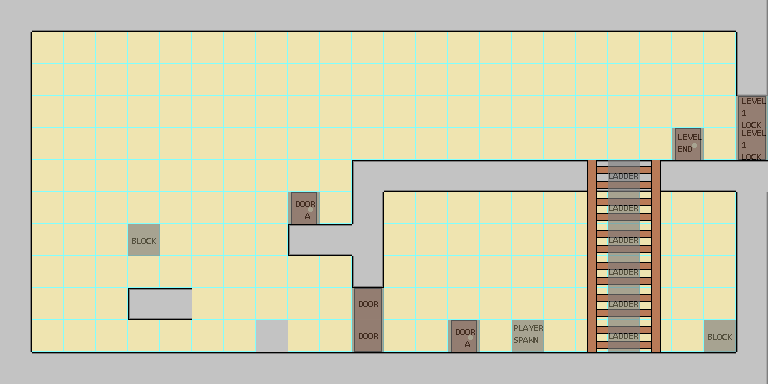

Tiled map render using the project's own tile images. Description and the map definition, with tile-layer contents summarised, below:
An orthogonal 24x12 tile map with 32x32 px tiles, 4 tile layers (background, floor, foreground, event).

<map version="1.0" orientation="orthogonal" width="24" height="12" tilewidth="32" tileheight="32">
 <properties>
  <property name="height" value="12" />
  <property name="name" value="test" />
  <property name="width" value="24" />
 </properties>
 <tileset firstgid="1" name="tiles" tilewidth="32" tileheight="32">
  <image source="../images/tiles.png" trans="ffffff" width="192" height="192" />
  <tile id="0">
   <properties>
    <property name="group" value="wall" />
    <property name="name" value="wall_left" />
    <property name="passable" value="false" />
    <property name="x" value="0" />
    <property name="y" value="0" />
   </properties>
  </tile>
  <tile id="1">
   <properties>
    <property name="group" value="wall" />
    <property name="name" value="wall_floor" />
    <property name="passable" value="false" />
    <property name="x" value="1" />
    <property name="y" value="0" />
   </properties>
  </tile>
  <tile id="2">
   <properties>
    <property name="group" value="wall" />
    <property name="name" value="wall_right" />
    <property name="passable" value="false" />
    <property name="x" value="2" />
    <property name="y" value="0" />
   </properties>
  </tile>
  <tile id="3">
   <properties>
    <property name="group" value="door" />
    <property name="name" value="door_base" />
    <property name="passable" value="false" />
    <property name="x" value="3" />
    <property name="y" value="0" />
   </properties>
  </tile>
  <tile id="4">
   <properties>
    <property name="group" value="door" />
    <property name="name" value="door_top" />
    <property name="passable" value="false" />
    <property name="x" value="4" />
    <property name="y" value="0" />
   </properties>
  </tile>
  <tile id="5">
   <properties>
    <property name="group" value="door" />
    <property name="name" value="door_mid" />
    <property name="passable" value="false" />
    <property name="x" value="5" />
    <property name="y" value="0" />
   </properties>
  </tile>
  <tile id="6">
   <properties>
    <property name="group" value="wall" />
    <property name="name" value="wall_floor_roof" />
    <property name="passable" value="false" />
    <property name="x" value="0" />
    <property name="y" value="1" />
   </properties>
  </tile>
  <tile id="7">
   <properties>
    <property name="group" value="wall" />
    <property name="name" value="wall_right_left" />
    <property name="passable" value="false" />
    <property name="x" value="1" />
    <property name="y" value="1" />
   </properties>
  </tile>
  <tile id="8">
   <properties>
    <property name="group" value="wall" />
    <property name="name" value="wall_roof" />
    <property name="passable" value="false" />
    <property name="x" value="2" />
    <property name="y" value="1" />
   </properties>
  </tile>
  <tile id="9">
   <properties>
    <property name="group" value="empty" />
    <property name="name" value="ladder_left" />
    <property name="passable" value="true" />
    <property name="x" value="3" />
    <property name="y" value="1" />
   </properties>
  </tile>
  <tile id="10">
   <properties>
    <property name="group" value="ladder" />
    <property name="name" value="ladder_mid" />
    <property name="passable" value="true" />
    <property name="x" value="4" />
    <property name="y" value="1" />
   </properties>
  </tile>
  <tile id="11">
   <properties>
    <property name="group" value="empty" />
    <property name="name" value="ladder_right" />
    <property name="passable" value="true" />
    <property name="x" value="5" />
    <property name="y" value="1" />
   </properties>
  </tile>
  <tile id="12">
   <properties>
    <property name="group" value="wall" />
    <property name="name" value="wall_bottom_end" />
    <property name="passable" value="false" />
    <property name="x" value="0" />
    <property name="y" value="2" />
   </properties>
  </tile>
  <tile id="13">
   <properties>
    <property name="group" value="background" />
    <property name="name" value="background" />
    <property name="passable" value="true" />
    <property name="x" value="1" />
    <property name="y" value="2" />
   </properties>
  </tile>
  <tile id="14">
   <properties>
    <property name="group" value="wall" />
    <property name="name" value="wall" />
    <property name="passable" value="false" />
    <property name="x" value="2" />
    <property name="y" value="2" />
   </properties>
  </tile>
  <tile id="15">
   <properties>
    <property name="group" value="wall" />
    <property name="name" value="wall_floor_left" />
    <property name="passable" value="false" />
    <property name="x" value="3" />
    <property name="y" value="2" />
   </properties>
  </tile>
  <tile id="16">
   <properties>
    <property name="group" value="wall" />
    <property name="name" value="wall_left_end" />
    <property name="passable" value="false" />
    <property name="x" value="4" />
    <property name="y" value="2" />
   </properties>
  </tile>
  <tile id="20">
   <properties>
    <property name="event" value="ladder" />
   </properties>
  </tile>
  <tile id="21">
   <properties>
    <property name="event" value="door" />
   </properties>
  </tile>
  <tile id="22">
   <properties>
    <property name="event" value="doorA" />
   </properties>
  </tile>
  <tile id="23">
   <properties>
    <property name="group" value="door" />
    <property name="name" value="background_door" />
    <property name="passable" value="true" />
    <property name="x" value="5" />
    <property name="y" value="3" />
   </properties>
  </tile>
  <tile id="26">
   <properties>
    <property name="event" value="spawnPlayer" />
   </properties>
  </tile>
  <tile id="27">
   <properties>
    <property name="event" value="mapEnd" />
   </properties>
  </tile>
  <tile id="28">
   <properties>
    <property name="event" value="door" />
    <property name="lock" value="level1" />
   </properties>
  </tile>
  <tile id="30">
   <properties>
    <property name="event" value="blockSpawn" />
   </properties>
  </tile>
 </tileset>
 <layer name="background" width="24" height="12">
  <data>[288 cells, 288 non-empty, 1 distinct tile ids]</data>
 </layer>
 <layer name="floor" width="24" height="12">
  <data>[288 cells, 90 non-empty, 11 distinct tile ids]</data>
 </layer>
 <layer name="foreground" width="24" height="12">
  <data>[288 cells, 21 non-empty, 4 distinct tile ids]</data>
 </layer>
 <layer name="event" width="24" height="12" opacity="0.65">
  <data>[288 cells, 25 non-empty, 9 distinct tile ids]</data>
 </layer>
</map>
